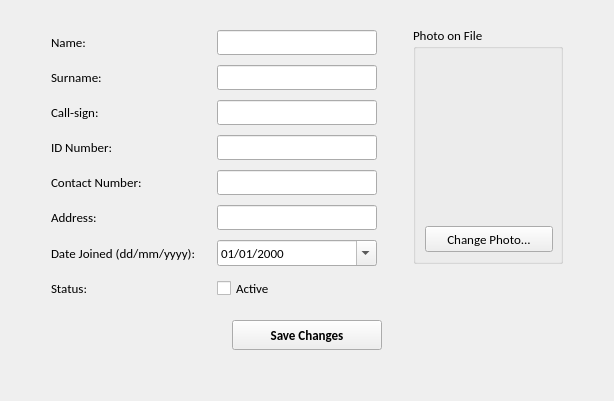
            <widget class="QWidget" name="tabMemberDetails">
             <property name="enabled">
              <bool>true</bool>
             </property>
             <property name="font">
              <font>
               <weight>50</weight>
               <bold>false</bold>
              </font>
             </property>
             <attribute name="title">
              <string>Personal Details</string>
             </attribute>
             <layout class="QGridLayout" name="gridLayout_27">
              <item row="0" column="0">
               <layout class="QGridLayout" name="gridLayout_17">
                <item row="0" column="0">
                 <spacer name="verticalSpacer_8">
                  <property name="orientation">
                   <enum>Qt::Vertical</enum>
                  </property>
                  <property name="sizeType">
                   <enum>QSizePolicy::Fixed</enum>
                  </property>
                  <property name="sizeHint" stdset="0">
                   <size>
                    <width>20</width>
                    <height>15</height>
                   </size>
                  </property>
                 </spacer>
                </item>
                <item row="1" column="0">
                 <layout class="QGridLayout" name="gridLayout_16">
                  <item row="0" column="0">
                   <spacer name="horizontalSpacer_13">
                    <property name="orientation">
                     <enum>Qt::Horizontal</enum>
                    </property>
                    <property name="sizeHint" stdset="0">
                     <size>
                      <width>40</width>
                      <height>20</height>
                     </size>
                    </property>
                   </spacer>
                  </item>
                  <item row="0" column="1">
                   <layout class="QGridLayout" name="gridLayout_19">
                    <item row="6" column="1">
                     <widget class="QDateEdit" name="dateManageDateJoined">
                      <property name="enabled">
                       <bool>true</bool>
                      </property>
                      <property name="minimumSize">
                       <size>
                        <width>0</width>
                        <height>24</height>
                       </size>
                      </property>
                      <property name="font">
                       <font>
                        <family>Calibri</family>
                        <pointsize>10</pointsize>
                       </font>
                      </property>
                      <property name="displayFormat">
                       <string>dd/MM/yyyy</string>
                      </property>
                      <property name="calendarPopup">
                       <bool>true</bool>
                      </property>
                     </widget>
                    </item>
                    <item row="4" column="1">
                     <widget class="QLineEdit" name="editManageContactNo">
                      <property name="enabled">
                       <bool>true</bool>
                      </property>
                      <property name="minimumSize">
                       <size>
                        <width>0</width>
                        <height>24</height>
                       </size>
                      </property>
                      <property name="font">
                       <font>
                        <family>Calibri</family>
                        <pointsize>10</pointsize>
                       </font>
                      </property>
                     </widget>
                    </item>
                    <item row="1" column="1">
                     <widget class="QLineEdit" name="editManageSurname">
                      <property name="enabled">
                       <bool>true</bool>
                      </property>
                      <property name="minimumSize">
                       <size>
                        <width>0</width>
                        <height>24</height>
                       </size>
                      </property>
                      <property name="font">
                       <font>
                        <family>Calibri</family>
                        <pointsize>10</pointsize>
                       </font>
                      </property>
                     </widget>
                    </item>
                    <item row="1" column="0">
                     <widget class="QLabel" name="labelSurname_3">
                      <property name="enabled">
                       <bool>true</bool>
                      </property>
                      <property name="font">
                       <font>
                        <family>Calibri</family>
                        <pointsize>10</pointsize>
                       </font>
                      </property>
                      <property name="text">
                       <string>Surname:</string>
                      </property>
                      <property name="buddy">
                       <cstring>editManageSurname</cstring>
                      </property>
                     </widget>
                    </item>
                    <item row="2" column="1">
                     <widget class="QLineEdit" name="editManageCallsign">
                      <property name="enabled">
                       <bool>true</bool>
                      </property>
                      <property name="minimumSize">
                       <size>
                        <width>0</width>
                        <height>24</height>
                       </size>
                      </property>
                      <property name="font">
                       <font>
                        <family>Calibri</family>
                        <pointsize>10</pointsize>
                       </font>
                      </property>
                     </widget>
                    </item>
                    <item row="0" column="1">
                     <widget class="QLineEdit" name="editManageName">
                      <property name="enabled">
                       <bool>true</bool>
                      </property>
                      <property name="minimumSize">
                       <size>
                        <width>0</width>
                        <height>24</height>
                       </size>
                      </property>
                      <property name="font">
                       <font>
                        <family>Calibri</family>
                        <pointsize>10</pointsize>
                       </font>
                      </property>
                     </widget>
                    </item>
                    <item row="3" column="1">
                     <widget class="QLineEdit" name="editManageIdNo">
                      <property name="enabled">
                       <bool>true</bool>
                      </property>
                      <property name="minimumSize">
                       <size>
                        <width>160</width>
                        <height>24</height>
                       </size>
                      </property>
                      <property name="font">
                       <font>
                        <family>Calibri</family>
                        <pointsize>10</pointsize>
                       </font>
                      </property>
                     </widget>
                    </item>
                    <item row="0" column="0">
                     <widget class="QLabel" name="labelName_3">
                      <property name="enabled">
                       <bool>true</bool>
                      </property>
                      <property name="font">
                       <font>
                        <family>Calibri</family>
                        <pointsize>10</pointsize>
                       </font>
                      </property>
                      <property name="text">
                       <string>Name:</string>
                      </property>
                      <property name="alignment">
                       <set>Qt::AlignLeading|Qt::AlignLeft|Qt::AlignVCenter</set>
                      </property>
                      <property name="buddy">
                       <cstring>editManageName</cstring>
                      </property>
                     </widget>
                    </item>
                    <item row="2" column="0">
                     <widget class="QLabel" name="labelCallsign_3">
                      <property name="enabled">
                       <bool>true</bool>
                      </property>
                      <property name="font">
                       <font>
                        <family>Calibri</family>
                        <pointsize>10</pointsize>
                       </font>
                      </property>
                      <property name="text">
                       <string>Call-sign:</string>
                      </property>
                      <property name="buddy">
                       <cstring>editManageCallsign</cstring>
                      </property>
                     </widget>
                    </item>
                    <item row="5" column="0">
                     <widget class="QLabel" name="labelAddress_3">
                      <property name="enabled">
                       <bool>true</bool>
                      </property>
                      <property name="font">
                       <font>
                        <family>Calibri</family>
                        <pointsize>10</pointsize>
                       </font>
                      </property>
                      <property name="text">
                       <string>Address:</string>
                      </property>
                      <property name="buddy">
                       <cstring>editManageAddress</cstring>
                      </property>
                     </widget>
                    </item>
                    <item row="5" column="1">
                     <widget class="QLineEdit" name="editManageAddress">
                      <property name="enabled">
                       <bool>true</bool>
                      </property>
                      <property name="minimumSize">
                       <size>
                        <width>0</width>
                        <height>24</height>
                       </size>
                      </property>
                      <property name="font">
                       <font>
                        <family>Calibri</family>
                        <pointsize>10</pointsize>
                       </font>
                      </property>
                     </widget>
                    </item>
                    <item row="4" column="0">
                     <widget class="QLabel" name="labelContactNo_3">
                      <property name="enabled">
                       <bool>true</bool>
                      </property>
                      <property name="minimumSize">
                       <size>
                        <width>120</width>
                        <height>0</height>
                       </size>
                      </property>
                      <property name="font">
                       <font>
                        <family>Calibri</family>
                        <pointsize>10</pointsize>
                       </font>
                      </property>
                      <property name="text">
                       <string>Contact Number: </string>
                      </property>
                      <property name="buddy">
                       <cstring>editManageContactNo</cstring>
                      </property>
                     </widget>
                    </item>
                    <item row="3" column="0">
                     <widget class="QLabel" name="labelIdNo_3">
                      <property name="enabled">
                       <bool>true</bool>
                      </property>
                      <property name="font">
                       <font>
                        <family>Calibri</family>
                        <pointsize>10</pointsize>
                       </font>
                      </property>
                      <property name="text">
                       <string>ID Number:</string>
                      </property>
                      <property name="buddy">
                       <cstring>editManageIdNo</cstring>
                      </property>
                     </widget>
                    </item>
                    <item row="6" column="0">
                     <widget class="QLabel" name="labelDateJoined_3">
                      <property name="enabled">
                       <bool>true</bool>
                      </property>
                      <property name="minimumSize">
                       <size>
                        <width>160</width>
                        <height>0</height>
                       </size>
                      </property>
                      <property name="font">
                       <font>
                        <family>Calibri</family>
                        <pointsize>10</pointsize>
                       </font>
                      </property>
                      <property name="text">
                       <string>Date Joined (dd/mm/yyyy):</string>
                      </property>
                      <property name="buddy">
                       <cstring>dateManageDateJoined</cstring>
                      </property>
                     </widget>
                    </item>
                    <item row="7" column="1">
                     <widget class="QCheckBox" name="checkManageStatus">
                      <property name="enabled">
                       <bool>true</bool>
                      </property>
                      <property name="minimumSize">
                       <size>
                        <width>0</width>
                        <height>24</height>
                       </size>
                      </property>
                      <property name="font">
                       <font>
                        <family>Calibri</family>
                        <pointsize>10</pointsize>
                       </font>
                      </property>
                      <property name="cursor">
                       <cursorShape>PointingHandCursor</cursorShape>
                      </property>
                      <property name="text">
                       <string>Active</string>
                      </property>
                     </widget>
                    </item>
                    <item row="7" column="0">
                     <widget class="QLabel" name="labelStatus_3">
                      <property name="enabled">
                       <bool>true</bool>
                      </property>
                      <property name="minimumSize">
                       <size>
                        <width>0</width>
                        <height>22</height>
                       </size>
                      </property>
                      <property name="font">
                       <font>
                        <family>Calibri</family>
                        <pointsize>10</pointsize>
                       </font>
                      </property>
                      <property name="text">
                       <string>Status:</string>
                      </property>
                      <property name="buddy">
                       <cstring>checkManageStatus</cstring>
                      </property>
                     </widget>
                    </item>
                   </layout>
                  </item>
                  <item row="0" column="2">
                   <spacer name="horizontalSpacer_3">
                    <property name="orientation">
                     <enum>Qt::Horizontal</enum>
                    </property>
                    <property name="sizeType">
                     <enum>QSizePolicy::Fixed</enum>
                    </property>
                    <property name="sizeHint" stdset="0">
                     <size>
                      <width>30</width>
                      <height>20</height>
                     </size>
                    </property>
                   </spacer>
                  </item>
                  <item row="0" column="3">
                   <layout class="QGridLayout" name="gridLayout_18">
                    <item row="0" column="0">
                     <widget class="QGroupBox" name="groupBox_3">
                      <property name="enabled">
                       <bool>true</bool>
                      </property>
                      <property name="minimumSize">
                       <size>
                        <width>150</width>
                        <height>238</height>
                       </size>
                      </property>
                      <property name="maximumSize">
                       <size>
                        <width>150</width>
                        <height>238</height>
                       </size>
                      </property>
                      <property name="font">
                       <font>
                        <family>Calibri</family>
                        <pointsize>10</pointsize>
                       </font>
                      </property>
                      <property name="title">
                       <string>Photo on File</string>
                      </property>
                      <layout class="QGridLayout" name="gridLayout_54">
                       <item row="0" column="0">
                        <widget class="QLabel" name="labelChangeMemberPhoto">
                         <property name="text">
                          <string/>
                         </property>
                        </widget>
                       </item>
                       <item row="1" column="0">
                        <widget class="QPushButton" name="buttonChangeMemberPhoto">
                         <property name="enabled">
                          <bool>true</bool>
                         </property>
                         <property name="minimumSize">
                          <size>
                           <width>128</width>
                           <height>26</height>
                          </size>
                         </property>
                         <property name="maximumSize">
                          <size>
                           <width>128</width>
                           <height>25</height>
                          </size>
                         </property>
                         <property name="font">
                          <font>
                           <family>Calibri</family>
                           <pointsize>10</pointsize>
                          </font>
                         </property>
                         <property name="cursor">
                          <cursorShape>PointingHandCursor</cursorShape>
                         </property>
                         <property name="text">
                          <string>Change Photo...</string>
                         </property>
                        </widget>
                       </item>
                      </layout>
                     </widget>
                    </item>
                    <item row="1" column="0">
                     <spacer name="verticalSpacer_7">
                      <property name="orientation">
                       <enum>Qt::Vertical</enum>
                      </property>
                      <property name="sizeHint" stdset="0">
                       <size>
                        <width>20</width>
                        <height>40</height>
                       </size>
                      </property>
                     </spacer>
                    </item>
                   </layout>
                  </item>
                  <item row="0" column="4">
                   <spacer name="horizontalSpacer_15">
                    <property name="orientation">
                     <enum>Qt::Horizontal</enum>
                    </property>
                    <property name="sizeHint" stdset="0">
                     <size>
                      <width>40</width>
                      <height>20</height>
                     </size>
                    </property>
                   </spacer>
                  </item>
                 </layout>
                </item>
                <item row="2" column="0">
                 <spacer name="verticalSpacer_9">
                  <property name="orientation">
                   <enum>Qt::Vertical</enum>
                  </property>
                  <property name="sizeType">
                   <enum>QSizePolicy::Fixed</enum>
                  </property>
                  <property name="sizeHint" stdset="0">
                   <size>
                    <width>20</width>
                    <height>10</height>
                   </size>
                  </property>
                 </spacer>
                </item>
                <item row="3" column="0">
                 <layout class="QGridLayout" name="gridLayout_15">
                  <item row="0" column="2">
                   <spacer name="horizontalSpacer_12">
                    <property name="orientation">
                     <enum>Qt::Horizontal</enum>
                    </property>
                    <property name="sizeHint" stdset="0">
                     <size>
                      <width>100</width>
                      <height>20</height>
                     </size>
                    </property>
                   </spacer>
                  </item>
                  <item row="0" column="0">
                   <spacer name="horizontalSpacer_11">
                    <property name="orientation">
                     <enum>Qt::Horizontal</enum>
                    </property>
                    <property name="sizeHint" stdset="0">
                     <size>
                      <width>100</width>
                      <height>20</height>
                     </size>
                    </property>
                   </spacer>
                  </item>
                  <item row="0" column="1">
                   <widget class="QPushButton" name="buttonManageSave">
                    <property name="enabled">
                     <bool>true</bool>
                    </property>
                    <property name="minimumSize">
                     <size>
                      <width>150</width>
                      <height>30</height>
                     </size>
                    </property>
                    <property name="maximumSize">
                     <size>
                      <width>150</width>
                      <height>34</height>
                     </size>
                    </property>
                    <property name="baseSize">
                     <size>
                      <width>120</width>
                      <height>30</height>
                     </size>
                    </property>
                    <property name="font">
                     <font>
                      <family>Calibri</family>
                      <pointsize>10</pointsize>
                      <weight>75</weight>
                      <bold>true</bold>
                     </font>
                    </property>
                    <property name="cursor">
                     <cursorShape>PointingHandCursor</cursorShape>
                    </property>
                    <property name="text">
                     <string>Save Changes</string>
                    </property>
                   </widget>
                  </item>
                  <item row="1" column="0" colspan="3">
                   <spacer name="verticalSpacer_5">
                    <property name="orientation">
                     <enum>Qt::Vertical</enum>
                    </property>
                    <property name="sizeHint" stdset="0">
                     <size>
                      <width>20</width>
                      <height>40</height>
                     </size>
                    </property>
                   </spacer>
                  </item>
                 </layout>
                </item>
               </layout>
              </item>
             </layout>
            </widget>
